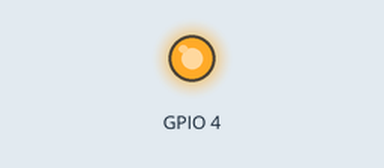
This sketch was run on a simulated ESP32. Parts: output pins drawn as LEDs (lit = HIGH). WiFi joins after 1.5 s; servers stay silent unless stated; uploads are accepted with an empty reply; what the sketch prints to the serial monitor is not drawn.

Above: at 0.1 s.
Timing chart, 0 to 1.8 s (numbered marks = the images above):
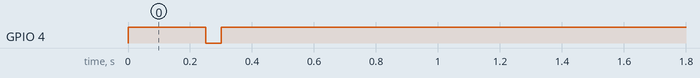

The sketch:

client.ino
```cpp
#include    <Arduino.h>
#include    <SPI.h>
#include    <Ethernet.h>
#include    <SPI.h>
#include    <Wire.h>  // Only needed for Arduino 1.6.5 and earlier
//#include    "SSD1306Wire.h" // legacy include: `#include "SSD1306.h"`

#define     ETH_RST         4
#define     ETH_CS          5
#define     ETH_SCLK       18
#define     ETH_MISO       23
#define     ETH_MOSI       19
#define     OLED_SCL       22
#define     OLED_SDA       21


uint8_t mac[] = {
    0xDE, 0xAD, 0xBE, 0xEF, 0xFE, 0xED
};

// Initialize the OLED display using Wire library
//SSD1306Wire  display(0x3c, OLED_SDA, OLED_SCL);


// Initialize the Ethernet client library
// with the IP address and port of the server
// that you want to connect to (port 80 is default for HTTP):
EthernetClient client;

// if you don't want to use DNS (and reduce your sketch size)
// use the numeric IP instead of the name for the server:
//IPAddress server(74,125,232,128);  // numeric IP for Google (no DNS)
char server[] = "www.bing.com";    // name address for Google (using DNS)

// Variables to measure the speed
unsigned long beginMicros, endMicros;
unsigned long byteCount = 0;
bool printWebData = true;  // set to false for better speed measurement


void ethernetReset(const uint8_t resetPin)
{
    pinMode(resetPin, OUTPUT);
    digitalWrite(resetPin, HIGH);
    delay(250);
    digitalWrite(resetPin, LOW);
    delay(50);
    digitalWrite(resetPin, HIGH);
    delay(350);
}


void setup()
{
    Serial.begin(115200);
    Serial.println("ESP32 W5500 Start");

    //display.init();
    //display.flipScreenVertically();

    //display.setFont(ArialMT_Plain_10);
    //display.setTextAlignment(TEXT_ALIGN_LEFT);

   // display.drawString(0, 0, "ESP32 W5500 Start");
    // display.display();

    SPI.begin(ETH_SCLK, ETH_MISO, ETH_MOSI);

    ethernetReset(ETH_RST);
    Ethernet.init(ETH_CS);

    Serial.println("Starting ETH connection...");
    //display.drawString(0, 12, "Starting ETH connection...");
    //display.display();


    if (Ethernet.begin(mac) == 0) {

        //display.drawString(0, 24, "Failed to configure Eth using DHCP");
        Serial.println("Failed to configure Eth using DHCP");
        //display.display();

        if (Ethernet.hardwareStatus() == EthernetNoHardware) {

           // display.drawString(0, 34, "Eth shield was not found.");
            Serial.println("Eth shield was not found.");
            //display.display();

        } else if (Ethernet.linkStatus() == LinkOFF) {

            ///display.drawString(0, 34, "Eth cable is not connected.");
            Serial.println("Eth cable is not connected.");
            //display.display();

        }
        // no point in carrying on, so do nothing forevermore:
        while (true) {
            delay(1);
        }
    }


    Serial.print("Ethernet IP is: ");
    Serial.println(Ethernet.localIP());

    //display.drawString(0, 24, "Ethernet IP is: ");
    //display.drawString(0, 34, Ethernet.localIP().toString());
   // display.display();


    // give the Ethernet shield a second to initialize:
    delay(1000);
    Serial.print("connecting to ");
    Serial.print(server);
    Serial.println("...");

    // if you get a connection, report back via serial:
    if (client.connect(server, 80)) {
        Serial.print("connected to ");
        Serial.println(client.remoteIP());
        // Make a HTTP request:
        client.println("GET / HTTP/1.1");
        client.println("Host: www.bing.com");
        client.println("Connection: close");
        client.println();
    } else {
        // if you didn't get a connection to the server:
        Serial.println("connection failed");
    }
    beginMicros = micros();

}

void loop()
{
// if there are incoming bytes available
    // from the server, read them and print them:
    int len = client.available();
    if (len > 0) {
        byte buffer[80];
        if (len > 80) len = 80;
        client.read(buffer, len);
        if (printWebData) {
            Serial.write(buffer, len); // show in the serial monitor (slows some boards)
        }
        byteCount = byteCount + len;
    }

    // if the server's disconnected, stop the client:
    if (!client.connected()) {
        endMicros = micros();
        Serial.println();
        Serial.println("disconnecting.");
        client.stop();
        Serial.print("Received ");
        Serial.print(byteCount);
        Serial.print(" bytes in ");
        float seconds = (float)(endMicros - beginMicros) / 1000000.0;
        Serial.print(seconds, 4);
        float rate = (float)byteCount / seconds / 1000.0;
        Serial.print(", rate = ");
        Serial.print(rate);
        Serial.print(" kbytes/second");
        Serial.println();

        // do nothing forevermore:
        while (true) {
            delay(1);
        }
    }
}
```
